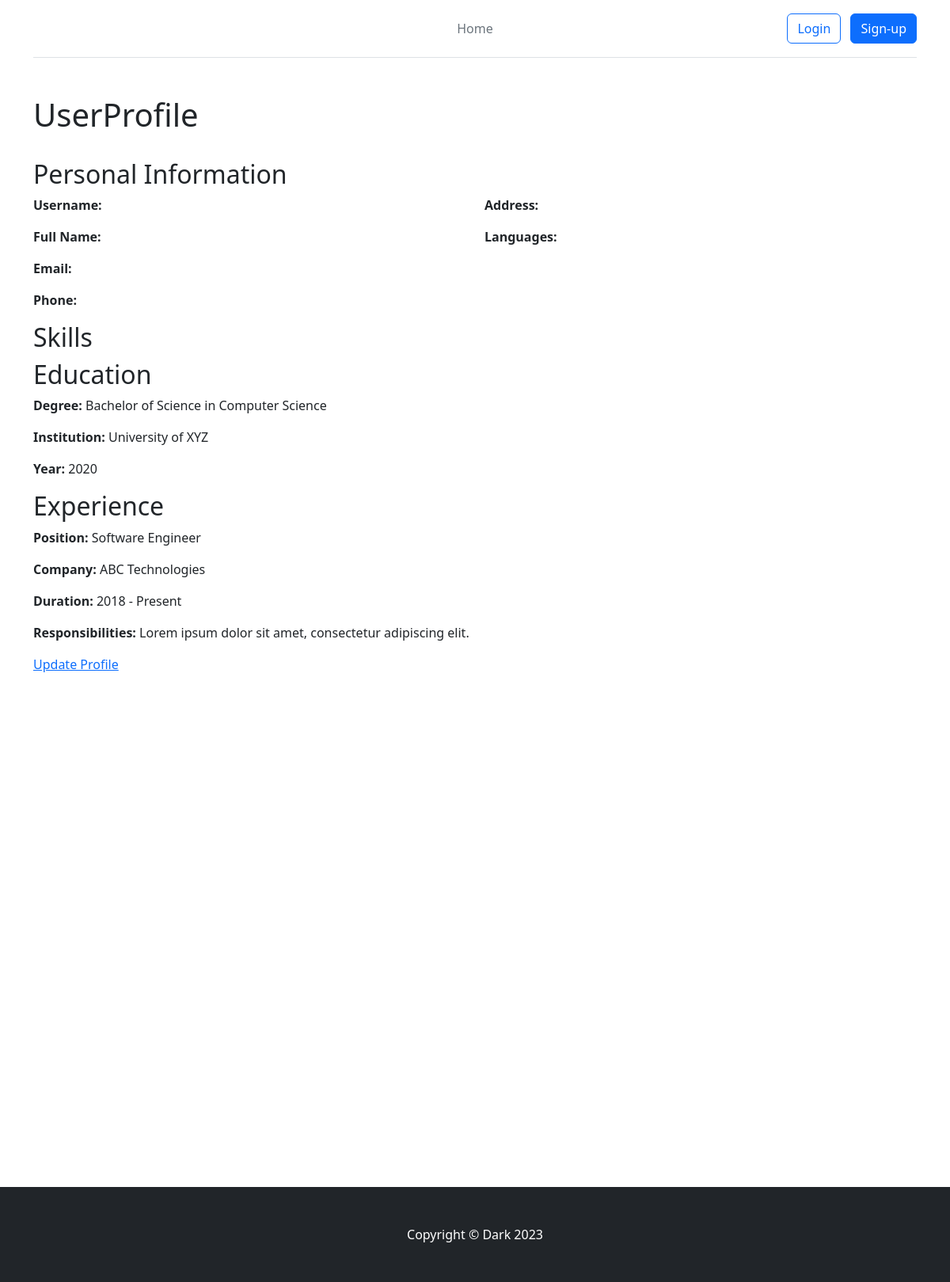
The app's page /profile/1/, older data.
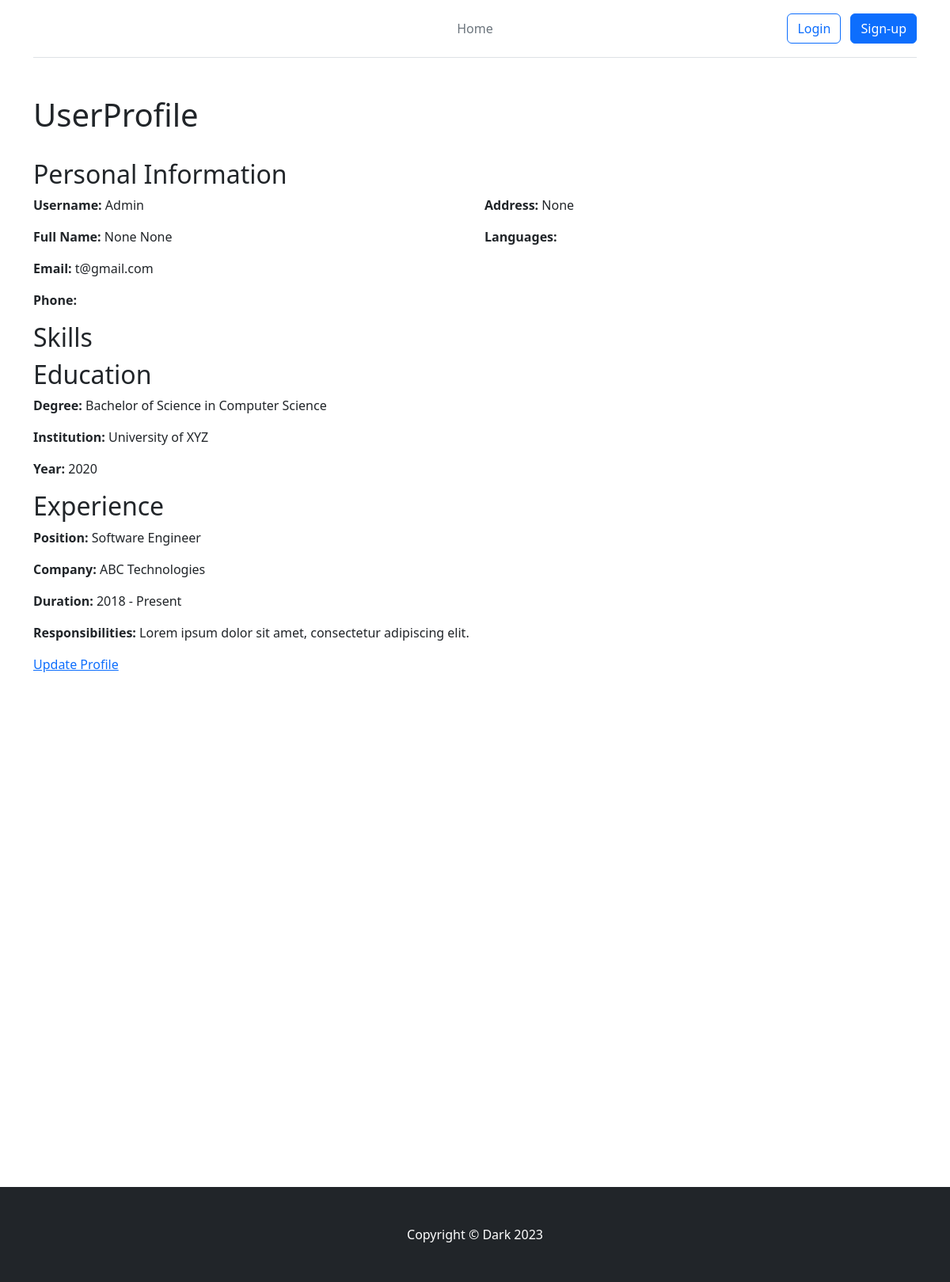
The same page, newer data.
### base/models.py (models this page shows, shortened)
class CustomUser(AbstractUser):
    first_name = models.CharField(max_length=50, null=True)
    last_name = models.CharField(max_length=50, null=True)
    username = models.CharField(max_length=50, unique=True, blank=True, null=True)
    address = models.CharField(max_length=100, null=True)
    gender = enum.EnumField(Gender_choice, default=Gender_choice.Others)
    email = models.EmailField(unique=True)
    phone = models.CharField(unique=True, max_length=20)
    date_of_birth = models.DateField(default=None, null=True)
    profile_picture = models.ImageField(null=True, upload_to='static/', blank=True)
    skills = models.ManyToManyField(Skill)
    languages = models.ManyToManyField(Language)
    groups = models.ManyToManyField(
        Group,
        related_name='customuser_set',
        blank=True,
        help_text=('The groups this user belongs to. A user will get all permissions granted to each of their groups.'),
        related_query_name='customuser'
    )
    user_permissions = models.ManyToManyField(
        Permission,
        related_name='customuser_set',
        blank=True,
        help_text=('Specific permissions for this user.'),
        related_query_name='customuser'
    )

### base/views.py (the view)
# urls.py: path('profile/<int:user_id>/', views.User_profile, name='profile'),
def User_profile(request, user_id):
    users = CustomUser.objects.filter(pk=user_id).first()
    return render(request, 'user_profile.html', context={'users':users})

### templates/user_profile.html (shortened to what this page needs)
{% extends 'base.html'%}
    {%block content%}
    <div class="container">
      <br>
      <h1>UserProfile</h1>
        <br>
      <div class="cv-section">
          <h2>Personal Information</h2>
          <div class="row">
              <div class="col-md-6">
                  <p><strong>Username:</strong> {{ users.username|capfirst }}</p>
                  <p><strong>Full Name:</strong> {{ users.first_name|capfirst }} {{ users.last_name|capfirst }}</p>
                  <p><strong>Email:</strong> {{ users.email }}</p>
                  <p><strong>Phone:</strong> {{ users.phone }}</p>
              </div>
              <div class="col-md-6">
                  <p><strong>Address:</strong> {{ users.address|capfirst }}</p>
                  <p><strong>Languages:</strong>
                  </p>
              </div>
          </div>
      </div>
      <div class="cv-section">
        <h2>Skills</h2>
    </div>
      <div class="cv-section">
          <h2>Education</h2>
          <p><strong>Degree:</strong> Bachelor of Science in Computer Science</p>
          <p><strong>Institution:</strong> University of XYZ</p>
          <p><strong>Year:</strong> 2020</p>
      </div>
      <div class="cv-section">
          <h2>Experience</h2>
          <p><strong>Position:</strong> Software Engineer</p>
          <p><strong>Company:</strong> ABC Technologies</p>
          <p><strong>Duration:</strong> 2018 - Present</p>
          <p><strong>Responsibilities:</strong> Lorem ipsum dolor sit amet, consectetur adipiscing elit.</p>
      </div>
      <a href="{% url 'update_profile' users.id %}">Update Profile</a>
  </div>
{%endblock%}

### templates/base.html (shortened to what this page needs)
<!DOCTYPE html>
<html lang="en">
<head>
    <link href="https://cdn.jsdelivr.net/npm/bootstrap@5.3.3/dist/css/bootstrap.min.css" rel="stylesheet">
</head>
<body>
{% include 'header.html'%}
{% block content %}
{% endblock %}
           <br>
         <br><br>
       <br><br><br>
     <br><br><br><br>
   <br><br><br><br><br>
  <br><br><br><br><br><br>
  <br><br><br><br><br><br>
{% include 'footer.html'%}
</body>
</html>

### templates/header.html (shortened to what this page needs)
<div class="container">
    <header class="d-flex flex-wrap align-items-center justify-content-center justify-content-md-between py-3 mb-4 border-bottom">
      <div class="col-md-3 mb-2 mb-md-0">
        <a href="/" class="d-inline-flex link-body-emphasis text-decoration-none">
          <svg class="bi" width="40" height="32" role="img" aria-label="Bootstrap"><use xlink:href="#bootstrap"></use></svg>
        </a>
      </div>
      <ul class="nav col-12 col-md-auto mb-2 justify-content-center mb-md-0">
        <li><a href="{% url 'home' %}" class="nav-link px-2 link-secondary">Home</a></li>
      </ul>
      <div class="col-md-3 text-end">
        {% if not user.is_authenticated  %}
        <a href="{% url 'login' %}" type="button" class="btn btn-outline-primary me-2" >Login</a>
        <a href="{% url 'register' %}" type="button" class="btn btn-primary">Sign-up</a>
        {% else %}
        <a href="{% url 'logout' %}" type="button" class="btn btn-outline-secondary me-2" >Logout</a>
        {%endif%}
      </div>
    </header>
  </div>

### templates/footer.html
<footer class="py-5 bg-dark">
            <div class="container"><p class="m-0 text-center text-white">Copyright &copy; Dark 2023</p></div>
        </footer>

Row changes from the older to the newer data that the page shows:
added CustomUser: username "Admin", first_name "None", last_name "None", email "t@gmail.com", address "None"
